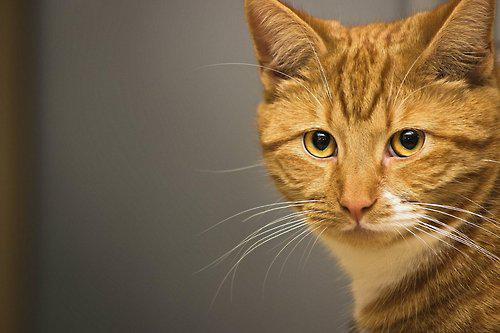
#> input picture cat.jpg, 500 x 333 px
$ python -i util.py   (imports and definitions only)   (older library calls are emulated)
#> lines starting #> are read from the running program, lines starting #| are printed output that depends on the picture
#> further down, picture is the input picture: shape (333, 500, 3); mean B, G, R 69.2, 97.8, 120
# Thai Thien
# 1351040
from __future__ import division
import math
import numpy as np
from scipy import signal
import scipy.stats as st
import cv2
def test():
    print('success')


## convert color image to grayscale image
# [26 lines left out: functions bgr2gray, calGaussianKernel, not called in this run]

'''
Calculate gaussian kernel
'''
# [7 lines left out: function calGaussianKernel2, not called in this run]

def smooth_one_channel(value,dim,img, kernel):
    ret = signal.convolve2d(img, kernel, mode='same')
    return ret

# [16 lines left out: functions smooth_verry_slow, smooth_fast, not called in this run]
'''
smooth the image by Gaussian Kernel
'''
# [15 lines left out: functions smooth, filter, not called in this run]
'''
convert the image to grayscale and perform convolution with an x derivative filter
'''
# [9 lines left out: function derivative, not called in this run]

''' m - show the magnitude of the gradient normalized to the range [0,255]. The gradient is
computed based on the x and y derivatives of the image.'''
def magnitude(img, mode = 1):
#> called with mode = 1
    if (mode == 0):
        derivative_x = derivative(img,'x').astype(np.float64)
        derivative_y = derivative(img,'y').astype(np.float64)
        derivative_x = cv2.normalize(derivative_x, alpha=0, beta=1, norm_type=cv2.NORM_MINMAX, dtype=cv2.CV_64F)
        derivative_y = cv2.normalize(derivative_y, alpha=0, beta=1, norm_type=cv2.NORM_MINMAX, dtype=cv2.CV_64F)
        print('derivative')
    else:
        derivative_x = cv2.Sobel(img, cv2.CV_32F, 1, 0, ksize=3)
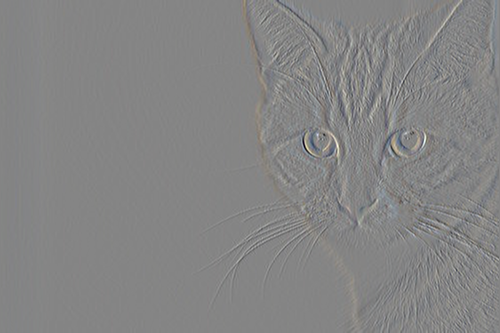
#> derivative_x: shape (333, 500, 3) float32; mean B, G, R 0.2, 0.5, 0.8; drawn with min black and max white
        derivative_y = cv2.Sobel(img, cv2.CV_32F, 0, 1, ksize=3)
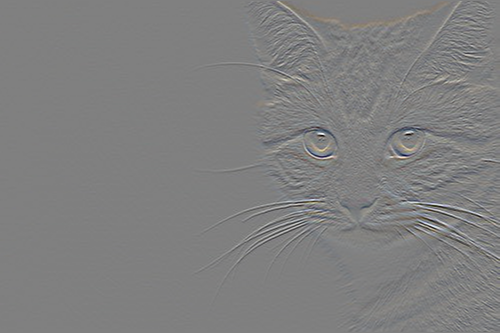
#> derivative_y: shape (333, 500, 3) float32; mean B, G, R -0.9, -0.9, -1; drawn with min black and max white
#> (the run stopped early here; a loop or call above may not have finished)
